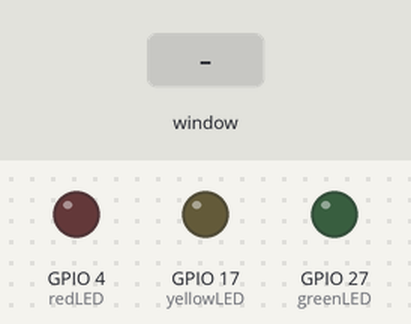
Recording of a program running on a simulated Raspberry Pi (BCM pin numbers). Shown: output pins drawn as LEDs (lit = HIGH). Inputs (shaded band) come from the test bench. The desktop window is not drawn, its controls go by their first labels and the mouse button is held 0.15 s.

Above: at 1.2 s.
1.3 s: control labelled "Red Light" in the window clicked
At 1.8 s:
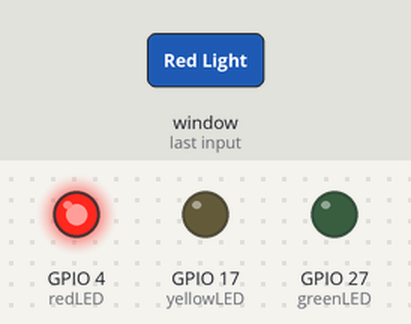
2.8 s: control labelled "Yellow Light" in the window clicked
At 4.0 s:
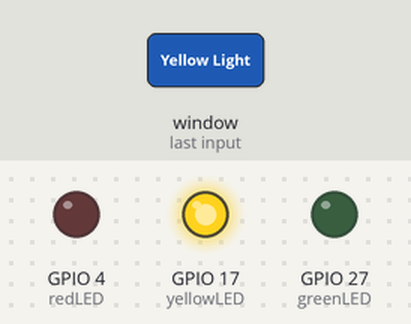
4.3 s: control labelled "Green Light" in the window clicked
At 5.3 s:
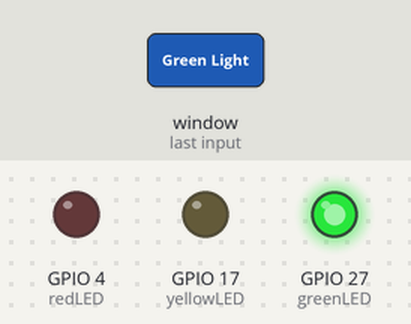
Timing chart, 0 to 7.3 s (numbered marks = the images above; inputs shaded):
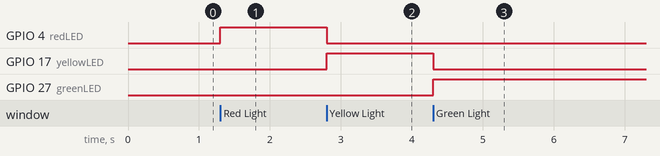

Measured:
- after the input at 1.3 s, GPIO 4 (redLED): LOW → HIGH at once
- after the input at 2.8 s, GPIO 4 (redLED): HIGH → LOW at once; GPIO 17 (yellowLED): LOW → HIGH at once
- after the input at 4.3 s, GPIO 17 (yellowLED): HIGH → LOW at once; GPIO 27 (greenLED): LOW → HIGH at once

The program:

GUI_code.py
```python
from tkinter import *
import tkinter.font
import RPi.GPIO as GPIO
from gpiozero import LED
GPIO.setmode(GPIO.BCM)

##HARDWARE DEFINITIONS
redLED = LED(4)
yellowLED = LED(17)
greenLED = LED(27)

##GUI DEFINITIONS
win = Tk()
win.title("LED Toggler")
myFont = tkinter.font.Font(family = 'Helvetica', size = 12, weight = "bold")
win.geometry("+800+300")
rad = IntVar()

##EVENT FUNCTIONS
def checkRadio():
    select = str(rad.get())

    if  select == "1":
        status = "Red LED is on"
        statusLED.config(text = status)
        redLED.on()
        yellowLED.off()
        greenLED.off()

    elif select == "2":
        status = "Yellow LED is on"
        statusLED.config(text = status)
        redLED.off()
        yellowLED.on()
        greenLED.off()

    else:
        status = "Green LED is on"
        statusLED.config(text = status)
        redLED.off()
        yellowLED.off()
        greenLED.on()

##WIDGETS
header = Label(win)
header.grid(row=1, column=2)
header.config(text="Light Colour Change Controls")
R1 = Radiobutton(win, text="Red Light", variable=rad, value=1, command = checkRadio)
R1.grid(row=2, column=2)
R2 = Radiobutton(win, text="Yellow Light", variable=rad, value=2, command = checkRadio)
R2.grid(row=3, column=2)
R3 = Radiobutton(win, text="Green Light", variable=rad, value=3, command = checkRadio)
R3.grid(row=4, column=2)
statusLED = Label(win)
statusLED.grid(row=5, column=2)
statusLED.config(text="No option selected")

def close():
    GPIO.cleanup()
    win.destroy()

win.protocol("WM_DELETE_WINDOW", close)

win.mainloop()
```
